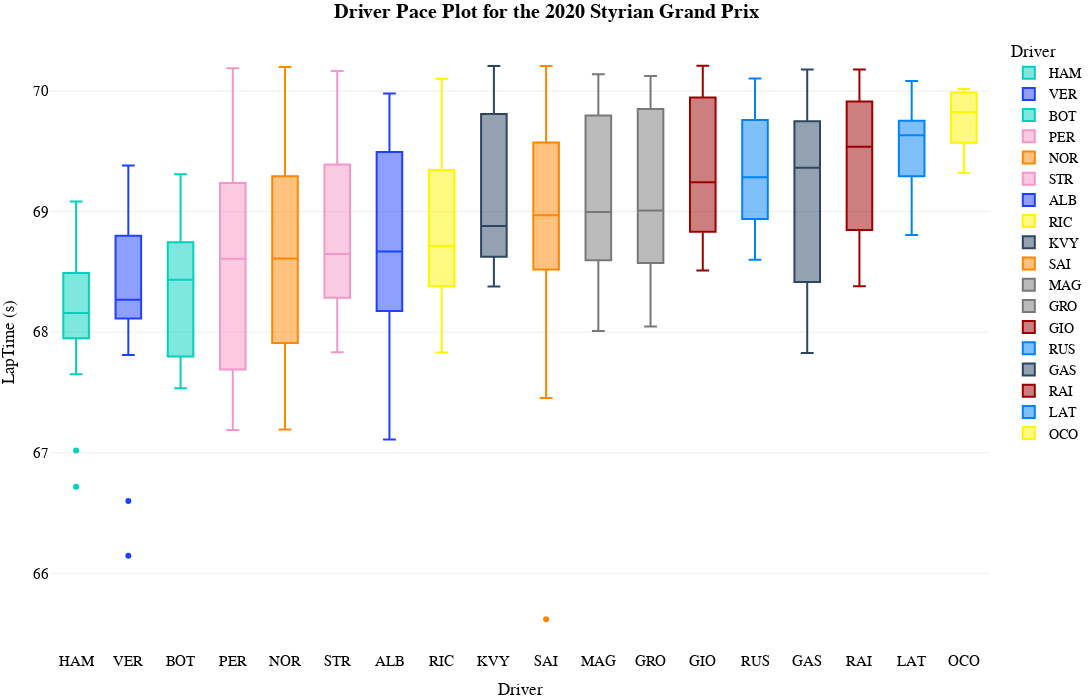

Notebook source saved alongside this figure:
### Code cell
fig_pace=px.box(
    transformed_laps.sort_values(by=["median","LapNumber"]),
    x="Driver",
    y="LapTime (s)",
    color='Driver',
    template="xgridoff",
    title="<b>Driver Pace Plot for the {} {}</b>".format(year,gp),
    # palette=team_palette,
    # whiskerprops=dict(color="white"),
    # boxprops=dict(edgecolor="white"),
    # medianprops=dict(color="grey"),
    # capprops=dict(color="white"),
    height=700, width=1200,

color_discrete_map={
                 "ALB": "#64C4FF",
                 "ALO": "#229971",
                 "BOT": "#52e252",
                 "GAS": "#0093cc",
                 "HAM": "#27F4D2",
                 "HUL": "#B6BABD",
                 "LEC": "#E80020",
                 "MAG": "#B6BABD",
                 "NOR": "#FF8000",
                 "OCO": "#0093cc",
                 "PER": "#3671C6",
                 "PIA": "#FF8000",
                 "RIC": "#6692FF",
                 "RUS": "#27F4D2",
                 "SAI": "#E80020",
                 "SAR": "#37BEDD",
                 "STR": "#229971",
                 "TSU": "#6692FF",
                 "VER": "#3671C6",
                 "ZHO": "#52e252"
          }
)
fig_pace.update_traces(opacity=1)
fig_pace.update_layout(
    title_x=0.5,
    hoverlabel=dict(
    bgcolor="white",
    font_size=16,
    font_family="PT Sans Narrow"
    ),
    yaxis = dict(tickfont = dict(size=15)),
    xaxis = dict(tickfont = dict(size=15)),
    font=dict(
        family="PT Sans Narrow",
        size=14,
        color="Black"
    ),
    title_font_family="PT Sans Narrow",
    margin=dict(l=50, r=5, t=35, b=50)
)
fig_pace.show()

### Figure 1 — Plotly figure (JSON) as saved in the notebook; plotly's stock layout.template omitted (floating-point values rounded to 4 significant figures)
{"data": [{"alignmentgroup": "True", "hovertemplate": "Driver=%{x}<br>LapTime (s)=%{y}<extra></extra>", "legendgroup": "HAM", "marker": {"color": "#00D2BE"}, "name": "HAM", "notched": false, "offsetgroup": "HAM", "opacity": 1, "orientation": "v", "showlegend": true, "type": "box", "x": ["HAM", "HAM", "HAM", "HAM", "HAM", "HAM", "HAM", "HAM", "HAM", "HAM", "HAM", "HAM", "HAM", "HAM", "HAM", "HAM", "HAM", "HAM", "HAM", "HAM", "HAM", "HAM", "HAM", "HAM", "HAM", "HAM", "HAM", "HAM", "HAM", "HAM", "HAM", "HAM", "HAM", "HAM", "HAM", "HAM", "HAM", "HAM", "HAM", "HAM", "HAM", "HAM", "HAM", "HAM", "HAM", "HAM", "HAM", "HAM", "HAM", "HAM", "HAM", "HAM", "HAM", "HAM", "HAM", "HAM", "HAM", "HAM", "HAM", "HAM", "HAM", "HAM", "HAM", "HAM", "HAM", "HAM"], "x0": " ", "xaxis": "x", "y": [68.63, 68.97, 68.9, 68.61, 68.58, 68.84, 68.77, 69.01, 68.65, 68.48, 68.85, 68.56, 68.55, 68.81, 68.49, 68.39, 68.18, 68.42, 68.32, 68.78, 68.54, 68.4, 68.48, 67.86, 68.07, 68.14, 68.03, 67.9, 68.09, 68.41, 67.95, 67.88, 68.47, 67.65, 68.04, 67.86, 68.16, 67.74, 67.95, 68.29, 68.47, 68.06, 68.17, 68.18, 68.06, 67.94, 68.03, 67.98, 67.96, 67.77, 67.89, 68.02, 67.98, 68.13, 67.93, 68.21, 67.78, 67.66, 67.7, 69.08, 67.02, 67.83, 66.72, 68.12, 68.16, 68.33], "y0": " ", "yaxis": "y"}, {"alignmentgroup": "True", "hovertemplate": "Driver=%{x}<br>LapTime (s)=%{y}<extra></extra>", "legendgroup": "VER", "marker": {"color": "#1E41FF"}, "name": "VER", "notched": false, "offsetgroup": "VER", "opacity": 1, "orientation": "v", "showlegend": true, "type": "box", "x": ["VER", "VER", "VER", "VER", "VER", "VER", "VER", "VER", "VER", "VER", "VER", "VER", "VER", "VER", "VER", "VER", "VER", "VER", "VER", "VER", "VER", "VER", "VER", "VER", "VER", "VER", "VER", "VER", "VER", "VER", "VER", "VER", "VER", "VER", "VER", "VER", "VER", "VER", "VER", "VER", "VER", "VER", "VER", "VER", "VER", "VER", "VER", "VER", "VER", "VER", "VER", "VER", "VER", "VER", "VER", "VER", "VER", "VER", "VER", "VER", "VER", "VER", "VER"], "x0": " ", "xaxis": "x", "y": [69.38, 69.09, 68.99, 69.08, 69.06, 68.92, 68.84, 68.8, 68.69, 68.89, 68.76, 68.89, 68.85, 68.84, 68.8, 68.72, 68.82, 68.83, 68.7, 68.89, 68.25, 68.47, 68.38, 68.07, 68.11, 68.13, 68.23, 68.02, 67.9, 68.05, 67.97, 67.91, 68.04, 68.16, 68.04, 68.15, 67.81, 68.03, 68.12, 67.98, 68.24, 68.11, 68.12, 68.24, 68.19, 68.33, 68.34, 68.17, 68.19, 68.15, 67.96, 68.56, 68.39, 68.22, 68.69, 68.27, 68.12, 68.34, 68.5, 68.53, 68.96, 66.14, 66.6], "y0": " ", "yaxis": "y"}, {"alignmentgroup": "True", "hovertemplate": "Driver=%{x}<br>LapTime (s)=%{y}<extra></extra>", "legendgroup": "BOT", "marker": {"color": "#00D2BE"}, "name": "BOT", "notched": false, "offsetgroup": "BOT", "opacity": 1, "orientation": "v", "showlegend": true, "type": "box", "x": ["BOT", "BOT", "BOT", "BOT", "BOT", "BOT", "BOT", "BOT", "BOT", "BOT", "BOT", "BOT", "BOT", "BOT", "BOT", "BOT", "BOT", "BOT", "BOT", "BOT", "BOT", "BOT", "BOT", "BOT", "BOT", "BOT", "BOT", "BOT", "BOT", "BOT", "BOT", "BOT", "BOT", "BOT", "BOT", "BOT", "BOT", "BOT", "BOT", "BOT", "BOT", "BOT", "BOT", "BOT", "BOT", "BOT", "BOT", "BOT", "BOT", "BOT", "BOT", "BOT", "BOT", "BOT", "BOT", "BOT", "BOT", "BOT", "BOT", "BOT", "BOT", "BOT", "BOT", "BOT"], "x0": " ", "xaxis": "x", "y": [69.31, 69.19, 68.96, 68.66, 68.68, 68.81, 68.53, 68.91, 68.7, 68.67, 68.56, 68.74, 68.74, 68.72, 68.43, 68.61, 68.44, 68.74, 68.83, 68.81, 68.48, 68.75, 68.39, 68.54, 68.75, 68.56, 68.75, 68.79, 68.03, 68.0, 67.97, 67.63, 67.59, 67.66, 67.82, 67.68, 68.3, 68.59, 69.01, 68.17, 69.01, 68.75, 68.12, 67.62, 67.85, 67.72, 67.73, 67.63, 67.83, 67.79, 67.81, 67.75, 67.82, 67.67, 67.53, 67.78, 67.75, 67.69, 68.85, 69.18, 67.94, 67.62, 67.81, 68.12], "y0": " ", "yaxis": "y"}, {"alignmentgroup": "True", "hovertemplate": "Driver=%{x}<br>LapTime (s)=%{y}<extra></extra>", "legendgroup": "PER", "marker": {"color": "#F596C8"}, "name": "PER", "notched": false, "offsetgroup": "PER", "opacity": 1, "orientation": "v", "showlegend": true, "type": "box", "x": ["PER", "PER", "PER", "PER", "PER", "PER", "PER", "PER", "PER", "PER", "PER", "PER", "PER", "PER", "PER", "PER", "PER", "PER", "PER", "PER", "PER", "PER", "PER", "PER", "PER", "PER", "PER", "PER", "PER", "PER", "PER", "PER", "PER", "PER", "PER", "PER", "PER", "PER", "PER", "PER", "PER", "PER", "PER", "PER", "PER", "PER", "PER", "PER", "PER", "PER", "PER", "PER", "PER", "PER", "PER"], "x0": " ", "xaxis": "x", "y": [69.87, 69.74, 69.61, 70.11, 70.19, 69.54, 69.72, 69.69, 69.61, 69.45, 69.44, 69.23, 69.57, 69.24, 69.04, 69.13, 68.93, 69.1, 69.06, 69.19, 69.13, 68.66, 68.61, 68.73, 68.66, 67.97, 68.1, 68.05, 68.02, 68.22, 68.66, 68.35, 68.26, 69.06, 68.04, 67.58, 67.51, 67.54, 67.55, 67.41, 67.7, 68.08, 68.48, 67.72, 67.69, 67.59, 67.72, 67.4, 67.41, 67.59, 67.29, 67.36, 67.34, 67.19, 70.03], "y0": " ", "yaxis": "y"}, {"alignmentgroup": "True", "hovertemplate": "Driver=%{x}<br>LapTime (s)=%{y}<extra></extra>", "legendgroup": "NOR", "marker": {"color": "#FF8700"}, "name": "NOR", "notched": false, "offsetgroup": "NOR", "opacity": 1, "orientation": "v", "showlegend": true, "type": "box", "x": ["NOR", "NOR", "NOR", "NOR", "NOR", "NOR", "NOR", "NOR", "NOR", "NOR", "NOR", "NOR", "NOR", "NOR", "NOR", "NOR", "NOR", "NOR", "NOR", "NOR", "NOR", "NOR", "NOR", "NOR", "NOR", "NOR", "NOR", "NOR", "NOR", "NOR", "NOR", "NOR", "NOR", "NOR", "NOR", "NOR", "NOR", "NOR", "NOR", "NOR", "NOR", "NOR", "NOR", "NOR", "NOR", "NOR", "NOR", "NOR", "NOR", "NOR", "NOR", "NOR", "NOR", "NOR"], "x0": " ", "xaxis": "x", "y": [69.63, 70.2, 70.09, 70.2, 70.18, 68.9, 69.88, 69.79, 69.42, 69.75, 69.55, 69.22, 69.04, 69.29, 69.28, 69.24, 69.31, 69.01, 69.24, 69.1, 69.22, 69.41, 69.34, 68.65, 68.0, 68.09, 68.44, 69.29, 68.61, 68.09, 68.14, 68.12, 68.16, 68.18, 68.07, 67.81, 67.85, 67.93, 67.91, 68.12, 67.87, 67.77, 68.63, 67.85, 67.7, 67.86, 67.29, 67.58, 67.19, 67.57, 67.49, 67.89, 68.61, 67.97], "y0": " ", "yaxis": "y"}, {"alignmentgroup": "True", "hovertemplate": "Driver=%{x}<br>LapTime (s)=%{y}<extra></extra>", "legendgroup": "STR", "marker": {"color": "#F596C8"}, "name": "STR", "notched": false, "offsetgroup": "STR", "opacity": 1, "orientation": "v", "showlegend": true, "type": "box", "x": ["STR", "STR", "STR", "STR", "STR", "STR", "STR", "STR", "STR", "STR", "STR", "STR", "STR", "STR", "STR", "STR", "STR", "STR", "STR", "STR", "STR", "STR", "STR", "STR", "STR", "STR", "STR", "STR", "STR", "STR", "STR", "STR", "STR", "STR", "STR", "STR", "STR", "STR", "STR", "STR", "STR", "STR", "STR", "STR", "STR", "STR", "STR", "STR", "STR", "STR", "STR", "STR", "STR", "STR", "STR", "STR", "STR"], "x0": " ", "xaxis": "x", "y": [69.79, 69.89, 70.02, 70.05, 69.4, 69.92, 69.69, 69.64, 69.65, 69.44, 69.54, 69.23, 69.44, 69.18, 69.08, 69.39, 69.07, 69.34, 69.22, 69.16, 68.88, 69.15, 68.2, 68.36, 68.37, 68.2, 68.29, 68.33, 68.17, 68.43, 70.17, 68.83, 68.65, 69.12, 68.56, 68.88, 68.63, 68.64, 68.64, 68.23, 68.41, 68.28, 68.51, 68.48, 68.31, 68.41, 67.93, 68.28, 68, 67.97, 67.83, 68.09, 68.03, 67.85, 67.94, 68.73, 69.6], "y0": " ", "yaxis": "y"}, {"alignmentgroup": "True", "hovertemplate": "Driver=%{x}<br>LapTime (s)=%{y}<extra></extra>", "legendgroup": "ALB", "marker": {"color": "#1E41FF"}, "name": "ALB", "notched": false, "offsetgroup": "ALB", "opacity": 1, "orientation": "v", "showlegend": true, "type": "box", "x": ["ALB", "ALB", "ALB", "ALB", "ALB", "ALB", "ALB", "ALB", "ALB", "ALB", "ALB", "ALB", "ALB", "ALB", "ALB", "ALB", "ALB", "ALB", "ALB", "ALB", "ALB", "ALB", "ALB", "ALB", "ALB", "ALB", "ALB", "ALB", "ALB", "ALB", "ALB", "ALB", "ALB", "ALB", "ALB", "ALB", "ALB", "ALB", "ALB", "ALB", "ALB", "ALB", "ALB", "ALB", "ALB", "ALB", "ALB", "ALB", "ALB", "ALB", "ALB", "ALB", "ALB", "ALB", "ALB", "ALB", "ALB", "ALB", "ALB", "ALB", "ALB", "ALB"], "x0": " ", "xaxis": "x", "y": [69.75, 69.71, 69.8, 69.74, 69.63, 69.7, 69.77, 69.98, 69.59, 69.64, 69.59, 69.79, 69.36, 69.82, 69.63, 69.5, 69.45, 69.59, 69.44, 69.36, 69.2, 69.05, 68.95, 68.97, 68.96, 68.75, 68.89, 68.19, 68.27, 68.14, 68.36, 68.24, 68.25, 68.46, 68.56, 68.7, 68.87, 68.89, 68.9, 68.62, 68.52, 68.31, 68.23, 67.96, 68.14, 68.38, 68.24, 68.18, 67.67, 67.64, 67.66, 67.51, 67.52, 67.45, 67.52, 67.33, 67.35, 67.3, 67.11, 68.17, 67.87, 68.64], "y0": " ", "yaxis": "y"}, {"alignmentgroup": "True", "hovertemplate": "Driver=%{x}<br>LapTime (s)=%{y}<extra></extra>", "legendgroup": "RIC", "marker": {"color": "#FFF500"}, "name": "RIC", "notched": false, "offsetgroup": "RIC", "opacity": 1, "orientation": "v", "showlegend": true, "type": "box", "x": ["RIC", "RIC", "RIC", "RIC", "RIC", "RIC", "RIC", "RIC", "RIC", "RIC", "RIC", "RIC", "RIC", "RIC", "RIC", "RIC", "RIC", "RIC", "RIC", "RIC", "RIC", "RIC", "RIC", "RIC", "RIC", "RIC", "RIC", "RIC", "RIC", "RIC", "RIC", "RIC", "RIC", "RIC", "RIC", "RIC", "RIC", "RIC", "RIC", "RIC", "RIC", "RIC", "RIC", "RIC", "RIC", "RIC", "RIC", "RIC", "RIC", "RIC", "RIC", "RIC", "RIC", "RIC", "RIC", "RIC"], "x0": " ", "xaxis": "x", "y": [70.1, 69.73, 70.0, 69.94, 69.82, 69.86, 70.02, 69.26, 69.45, 69.44, 69.44, 69.58, 69.4, 69.64, 69.32, 69.14, 68.92, 69.01, 69.16, 69.37, 69.15, 68.73, 68.93, 68.64, 68.8, 68.39, 68.28, 68.38, 68.38, 68.55, 68.77, 68.99, 68.74, 68.71, 68.53, 68.72, 68.7, 68.67, 68.51, 68.41, 68.38, 68.34, 68.42, 68.5, 68.23, 68.41, 68.06, 68.2, 67.98, 67.99, 67.83, 68.13, 67.91, 67.96, 67.9, 68.45], "y0": " ", "yaxis": "y"}, {"alignmentgroup": "True", "hovertemplate": "Driver=%{x}<br>LapTime (s)=%{y}<extra></extra>", "legendgroup": "KVY", "marker": {"color": "#2B4562"}, "name": "KVY", "notched": false, "offsetgroup": "KVY", "opacity": 1, "orientation": "v", "showlegend": true, "type": "box", "x": ["KVY", "KVY", "KVY", "KVY", "KVY", "KVY", "KVY", "KVY", "KVY", "KVY", "KVY", "KVY", "KVY", "KVY", "KVY", "KVY", "KVY", "KVY", "KVY", "KVY", "KVY", "KVY", "KVY", "KVY", "KVY", "KVY", "KVY", "KVY", "KVY", "KVY", "KVY", "KVY", "KVY", "KVY", "KVY", "KVY", "KVY", "KVY", "KVY", "KVY", "KVY", "KVY", "KVY", "KVY", "KVY", "KVY"], "x0": " ", "xaxis": "x", "y": [70.14, 70.21, 70.2, 70.06, 69.94, 70.09, 70.1, 69.86, 69.93, 69.77, 69.69, 69.85, 69.63, 69.72, 70.08, 69.81, 69.34, 69.07, 68.73, 68.81, 69.33, 68.59, 68.82, 69.25, 69.36, 69.13, 68.94, 68.76, 68.72, 68.75, 68.82, 68.75, 68.61, 68.63, 68.52, 68.38, 68.44, 68.56, 68.46, 68.59, 68.63, 68.43, 68.59, 68.71, 68.78, 68.53], "y0": " ", "yaxis": "y"}, {"alignmentgroup": "True", "hovertemplate": "Driver=%{x}<br>LapTime (s)=%{y}<extra></extra>", "legendgroup": "SAI", "marker": {"color": "#FF8700"}, "name": "SAI", "notched": false, "offsetgroup": "SAI", "opacity": 1, "orientation": "v", "showlegend": true, "type": "box", "x": ["SAI", "SAI", "SAI", "SAI", "SAI", "SAI", "SAI", "SAI", "SAI", "SAI", "SAI", "SAI", "SAI", "SAI", "SAI", "SAI", "SAI", "SAI", "SAI", "SAI", "SAI", "SAI", "SAI", "SAI", "SAI", "SAI", "SAI", "SAI", "SAI", "SAI", "SAI", "SAI", "SAI", "SAI", "SAI", "SAI", "SAI", "SAI", "SAI", "SAI", "SAI", "SAI", "SAI", "SAI", "SAI", "SAI", "SAI", "SAI", "SAI", "SAI", "SAI", "SAI", "SAI", "SAI", "SAI", "SAI", "SAI"], "x0": " ", "xaxis": "x", "y": [70.21, 69.98, 69.89, 69.77, 69.79, 69.97, 69.84, 69.73, 69.83, 69.69, 69.6, 69.6, 69.44, 69.49, 69.35, 69.5, 69.35, 69.36, 69.17, 69.22, 69.47, 69.56, 68.7, 68.96, 69.17, 68.97, 68.33, 69.03, 68.82, 69.05, 68.69, 68.72, 68.69, 69.28, 68.83, 68.9, 68.84, 68.79, 68.62, 68.61, 68.44, 68.41, 68.17, 68.07, 68.31, 68.26, 68.32, 68.2, 68.9, 69.85, 68.22, 68.14, 68.55, 67.72, 65.62, 69.89, 67.45], "y0": " ", "yaxis": "y"}, {"alignmentgroup": "True", "hovertemplate": "Driver=%{x}<br>LapTime (s)=%{y}<extra></extra>", "legendgroup": "MAG", "marker": {"color": "#787878"}, "name": "MAG", "notched": false, "offsetgroup": "MAG", "opacity": 1, "orientation": "v", "showlegend": true, "type": "box", "x": ["MAG", "MAG", "MAG", "MAG", "MAG", "MAG", "MAG", "MAG", "MAG", "MAG", "MAG", "MAG", "MAG", "MAG", "MAG", "MAG", "MAG", "MAG", "MAG", "MAG", "MAG", "MAG", "MAG", "MAG", "MAG", "MAG", "MAG", "MAG", "MAG", "MAG", "MAG", "MAG", "MAG", "MAG", "MAG", "MAG", "MAG", "MAG", "MAG", "MAG", "MAG", "MAG", "MAG", "MAG", "MAG"], "x0": " ", "xaxis": "x", "y": [70.14, 70.11, 69.91, 69.91, 69.95, 70.02, 69.98, 70.07, 69.67, 69.73, 69.96, 69.79, 69.08, 69.0, 68.61, 68.63, 69.33, 69.61, 69.81, 68.89, 68.97, 69.28, 69.96, 69.65, 69.74, 69.33, 68.88, 68.52, 68.82, 68.56, 68.33, 68.7, 68.38, 68.45, 68.56, 68.7, 68.57, 69.13, 68.86, 68.85, 68.27, 68.51, 68.53, 68.01, 68.66], "y0": " ", "yaxis": "y"}, {"alignmentgroup": "True", "hovertemplate": "Driver=%{x}<br>LapTime (s)=%{y}<extra></extra>", "legendgroup": "GRO", "marker": {"color": "#787878"}, "name": "GRO", "notched": false, "offsetgroup": "GRO", "opacity": 1, "orientation": "v", "showlegend": true, "type": "box", "x": ["GRO", "GRO", "GRO", "GRO", "GRO", "GRO", "GRO", "GRO", "GRO", "GRO", "GRO", "GRO", "GRO", "GRO", "GRO", "GRO", "GRO", "GRO", "GRO", "GRO", "GRO", "GRO", "GRO", "GRO", "GRO", "GRO", "GRO", "GRO", "GRO", "GRO", "GRO", "GRO", "GRO", "GRO", "GRO", "GRO", "GRO", "GRO", "GRO", "GRO", "GRO", "GRO", "GRO", "GRO", "GRO", "GRO"], "x0": " ", "xaxis": "x", "y": [70.04, 70.11, 70.13, 69.82, 69.85, 69.93, 70.03, 69.64, 69.82, 70.03, 70.0, 69.85, 69.31, 69.26, 69.86, 69.94, 68.84, 68.46, 68.48, 68.81, 68.89, 69.27, 69.23, 69.43, 69.49, 70.09, 69.05, 68.85, 68.56, 68.83, 68.39, 68.48, 68.57, 68.53, 68.39, 68.34, 68.97, 68.89, 68.79, 68.89, 68.89, 69.86, 68.23, 68.62, 68.05, 68.33], "y0": " ", "yaxis": "y"}, {"alignmentgroup": "True", "hovertemplate": "Driver=%{x}<br>LapTime (s)=%{y}<extra></extra>", "legendgroup": "GIO", "marker": {"color": "#9B0000"}, "name": "GIO", "notched": false, "offsetgroup": "GIO", "opacity": 1, "orientation": "v", "showlegend": true, "type": "box", "x": ["GIO", "GIO", "GIO", "GIO", "GIO", "GIO", "GIO", "GIO", "GIO", "GIO", "GIO", "GIO", "GIO", "GIO", "GIO", "GIO", "GIO", "GIO", "GIO", "GIO", "GIO", "GIO", "GIO", "GIO", "GIO", "GIO", "GIO", "GIO", "GIO", "GIO", "GIO", "GIO", "GIO", "GIO", "GIO", "GIO", "GIO", "GIO", "GIO", "GIO", "GIO", "GIO", "GIO"], "x0": " ", "xaxis": "x", "y": [70.12, 70.14, 70.07, 70.08, 70.18, 70.21, 70.1, 69.93, 69.95, 69.95, 69.8, 69.83, 69.69, 69.51, 69.78, 69.87, 70.08, 68.66, 68.73, 68.94, 69.31, 69.27, 68.86, 69.24, 69.07, 69.01, 69.04, 69.02, 68.81, 68.51, 68.73, 68.66, 68.57, 68.89, 70.14, 69.28, 68.77, 68.84, 68.83, 68.83, 68.99, 68.55, 68.66], "y0": " ", "yaxis": "y"}, {"alignmentgroup": "True", "hovertemplate": "Driver=%{x}<br>LapTime (s)=%{y}<extra></extra>", "legendgroup": "RUS", "marker": {"color": "#0082fa"}, "name": "RUS", "notched": false, "offsetgroup": "RUS", "opacity": 1, "orientation": "v", "showlegend": true, "type": "box", "x": ["RUS", "RUS", "RUS", "RUS", "RUS", "RUS", "RUS", "RUS", "RUS", "RUS", "RUS", "RUS", "RUS", "RUS", "RUS", "RUS", "RUS", "RUS", "RUS", "RUS", "RUS", "RUS", "RUS", "RUS", "RUS", "RUS", "RUS", "RUS", "RUS"], "x0": " ", "xaxis": "x", "y": [68.6, 68.84, 68.87, 69.33, 69.89, 69.92, 70.06, 69.91, 69.8, 69.75, 69.59, 69.73, 69.62, 69.24, 69.79, 69.49, 68.86, 69.28, 69.29, 69.22, 68.99, 68.75, 68.93, 68.81, 68.97, 70.1, 69.23, 69.01, 68.94], "y0": " ", "yaxis": "y"}, {"alignmentgroup": "True", "hovertemplate": "Driver=%{x}<br>LapTime (s)=%{y}<extra></extra>", "legendgroup": "GAS", "marker": {"color": "#2B4562"}, "name": "GAS", "notched": false, "offsetgroup": "GAS", "opacity": 1, "orientation": "v", "showlegend": true, "type": "box", "x": ["GAS", "GAS", "GAS", "GAS", "GAS", "GAS", "GAS", "GAS", "GAS", "GAS", "GAS", "GAS", "GAS", "GAS", "GAS", "GAS", "GAS", "GAS", "GAS", "GAS", "GAS", "GAS", "GAS", "GAS", "GAS", "GAS", "GAS", "GAS", "GAS", "GAS", "GAS", "GAS", "GAS", "GAS", "GAS", "GAS", "GAS", "GAS", "GAS", "GAS", "GAS"], "x0": " ", "xaxis": "x", "y": [69.82, 69.99, 69.87, 70.05, 70.18, 70.04, 69.68, 69.74, 69.77, 69.88, 70.11, 69.23, 69.7, 69.82, 69.49, 69.49, 69.52, 69.58, 69.36, 69.46, 69.29, 69.6, 69.03, 68.48, 68.56, 69.7, 68.43, 68.23, 68.89, 68.54, 68.64, 68.25, 68.27, 68.36, 68.41, 68.42, 68.32, 68.09, 68.28, 68.26, 67.83], "y0": " ", "yaxis": "y"}, {"alignmentgroup": "True", "hovertemplate": "Driver=%{x}<br>LapTime (s)=%{y}<extra></extra>", "legendgroup": "RAI", "marker": {"color": "#9B0000"}, "name": "RAI", "notched": false, "offsetgroup": "RAI", "opacity": 1, "orientation": "v", "showlegend": true, "type": "box", "x": ["RAI", "RAI", "RAI", "RAI", "RAI", "RAI", "RAI", "RAI", "RAI", "RAI", "RAI", "RAI", "RAI", "RAI", "RAI", "RAI", "RAI", "RAI", "RAI", "RAI", "RAI", "RAI", "RAI", "RAI", "RAI", "RAI", "RAI", "RAI", "RAI", "RAI", "RAI", "RAI", "RAI", "RAI", "RAI", "RAI", "RAI", "RAI", "RAI", "RAI", "RAI", "RAI", "RAI", "RAI", "RAI", "RAI", "RAI", "RAI", "RAI", "RAI", "RAI", "RAI", "RAI"], "x0": " ", "xaxis": "x", "y": [70.08, 69.8, 70.08, 70.11, 70.12, 69.88, 69.89, 70.02, 69.75, 70.07, 69.99, 69.95, 70.18, 69.85, 70.01, 69.98, 69.83, 69.68, 69.77, 69.41, 69.67, 69.56, 69.54, 70.03, 69.34, 69.54, 69.31, 69.42, 69.03, 69.72, 69.02, 69.01, 68.97, 69.22, 68.6, 68.58, 68.57, 68.86, 68.74, 68.38, 68.73, 68.99, 68.72, 68.59, 68.66, 68.93, 68.82, 68.86, 68.67, 68.75, 68.81, 69.9, 69.97], "y0": " ", "yaxis": "y"}, {"alignmentgroup": "True", "hovertemplate": "Driver=%{x}<br>LapTime (s)=%{y}<extra></extra>", "legendgroup": "LAT", "marker": {"color": "#0082fa"}, "name": "LAT", "notched": false, "offsetgroup": "LAT", "opacity": 1, "orientation": "v", "showlegend": true, "type": "box", "x": ["LAT", "LAT", "LAT", "LAT", "LAT", "LAT", "LAT", "LAT", "LAT", "LAT", "LAT", "LAT", "LAT", "LAT", "LAT", "LAT", "LAT", "LAT", "LAT", "LAT", "LAT", "LAT", "LAT", "LAT", "LAT", "LAT", "LAT", "LAT", "LAT"], "x0": " ", "xaxis": "x", "y": [69.49, 69.78, 69.61, 69.28, 69.52, 70.06, 69.83, 69.78, 69.86, 69.95, 70.08, 69.65, 69.71, 69.71, 69.7, 69.38, 69.75, 69.65, 69.74, 69.49, 69.22, 69.39, 68.9, 69.3, 69.63, 68.91, 69.1, 68.81, 68.9], "y0": " ", "yaxis": "y"}, {"alignmentgroup": "True", "hovertemplate": "Driver=%{x}<br>LapTime (s)=%{y}<extra></extra>", "legendgroup": "OCO", "marker": {"color": "#FFF500"}, "name": "OCO", "notched": false, "offsetgroup": "OCO", "opacity": 1, "orientation": "v", "showlegend": true, "type": "box", "x": ["OCO", "OCO", "OCO", "OCO", "OCO", "OCO", "OCO", "OCO", "OCO", "OCO", "OCO", "OCO"], "x0": " ", "xaxis": "x", "y": [70.01, 70.0, 69.83, 69.82, 69.98, 69.97, 70.02, 69.67, 69.36, 69.32, 69.68, 69.47], "y0": " ", "yaxis": "y"}], "layout": {"boxmode": "overlay", "font": {"color": "Black", "family": "PT Sans Narrow", "size": 14}, "height": 700, "hoverlabel": {"bgcolor": "white", "font": {"family": "PT Sans Narrow", "size": 16}}, "legend": {"title": {"text": "Driver"}, "tracegroupgap": 0}, "margin": {"b": 50, "l": 50, "r": 5, "t": 35}, "title": {"font": {"family": "PT Sans Narrow"}, "text": "<b>Driver Pace Plot for the 2020 Styrian Grand Prix</b>", "x": 0.5}, "width": 1200, "xaxis": {"anchor": "y", "categoryarray": ["HAM", "VER", "BOT", "PER", "NOR", "STR", "ALB", "RIC", "KVY", "SAI", "MAG", "GRO", "GIO", "RUS", "GAS", "RAI", "LAT", "OCO"], "categoryorder": "array", "domain": [0, 1], "tickfont": {"size": 15}, "title": {"text": "Driver"}}, "yaxis": {"anchor": "x", "domain": [0, 1], "tickfont": {"size": 15}, "title": {"text": "LapTime (s)"}}}}
